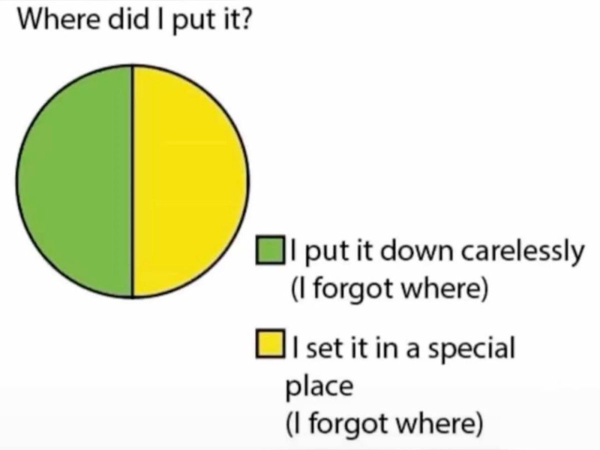
#> input picture Images/GscTiYF.jpeg, 1200 x 900 px (shown at 1/2 size); its folder holds only this picture in this run
$ python image_to_text_ocr.py
#> lines starting #> are read from the running program, lines starting #| are printed output that depends on the picture; after the words box and inside, x2 and y2 are one past the last pixel; in counts of white or black regions, pixels touching at a corner belong together
import os
import cv2
import pytesseract
from PIL import Image
import numpy as np


image_folder = "./Images"
output_folder = "./results"
os.makedirs(output_folder, exist_ok=True)

print(f"\nReading images from: {image_folder}")
print(f"Saving text outputs to: {output_folder}\n")


for filename in os.listdir(image_folder):
    if filename.lower().endswith((".png", ".jpg", ".jpeg")):
        image_path = os.path.join(image_folder, filename)
        print(f"Processing: {filename}")

        # Load and preprocess image
        image = cv2.imread(image_path)
#> image is the input picture: shape (900, 1200, 3); mean B, G, R 212.1, 236.1, 232.9
        if image is None:
            print(f"Could not open image: {filename}")
            continue

        gray = cv2.cvtColor(image, cv2.COLOR_BGR2GRAY)
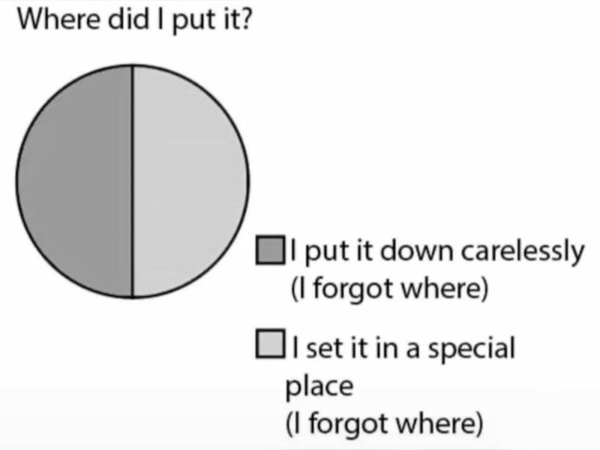
#> gray: shape (900, 1200) (shown at 1/2 size); min 0, max 255, mean 232.4
        gray = cv2.resize(gray, None, fx=2, fy=2, interpolation=cv2.INTER_LINEAR)
#> gray: shape (1800, 2400)
        gray = cv2.threshold(gray, 0, 255, cv2.THRESH_BINARY + cv2.THRESH_OTSU)[1]
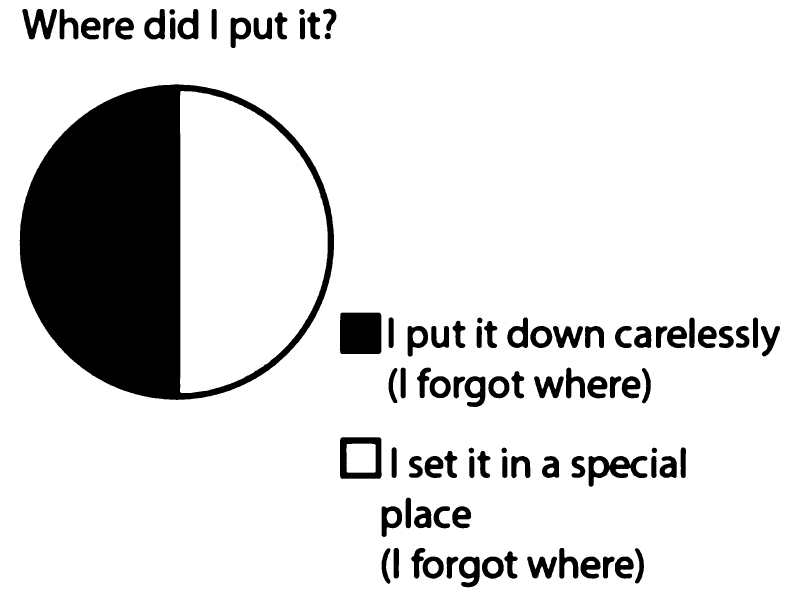
#> gray: shape (1800, 2400) (shown at 1/3 size); 86.6% white; 92 black regions, largest, box (x1, y1, x2, y2) and area: (59, 253, 1002, 1200) 386780, (1020, 938, 1144, 1062) 15300, (1020, 1312, 1145, 1437) 7786
        rgb = cv2.cvtColor(gray, cv2.COLOR_GRAY2RGB)
        pil_img = Image.fromarray(rgb)

        # OCR
#> (the run stopped early here; a loop or call above may not have finished)

$ run again, on Images/sample_image2.jpg
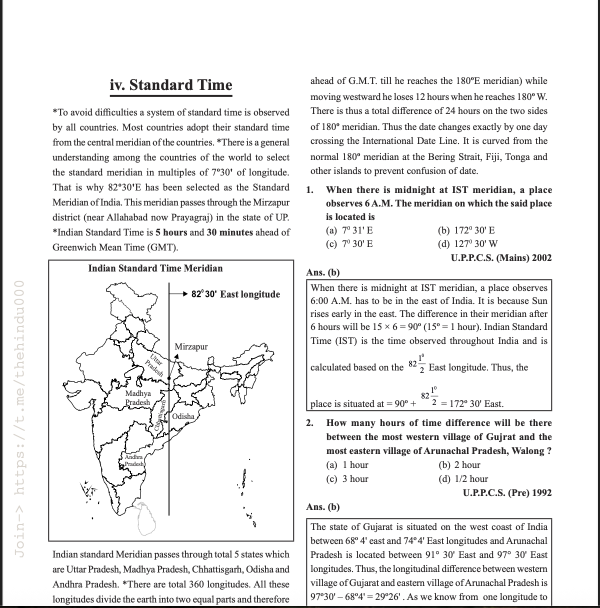
#> input picture Images/sample_image2.jpg, 1200 x 1216 px (shown at 1/2 size)
#> image is the input picture: shape (1216, 1200, 3); mean B, G, R 236.4, 236.4, 236.5
#> `gray = cv2.resize(gray, None, fx=2, fy=2, interpolation=cv2.INTER_LINE..`:
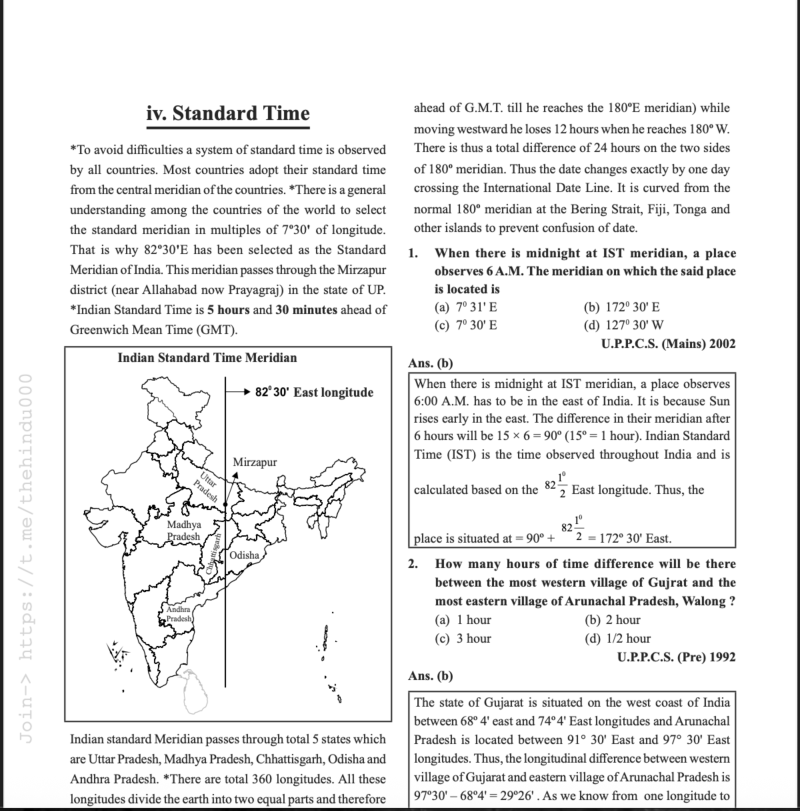
#> gray: shape (2432, 2400) (shown at 1/3 size); min 0, max 255, mean 236.4
#> `gray = cv2.threshold(gray, 0, 255, cv2.THRESH_BINARY + cv2.THRESH_OTSU..`:
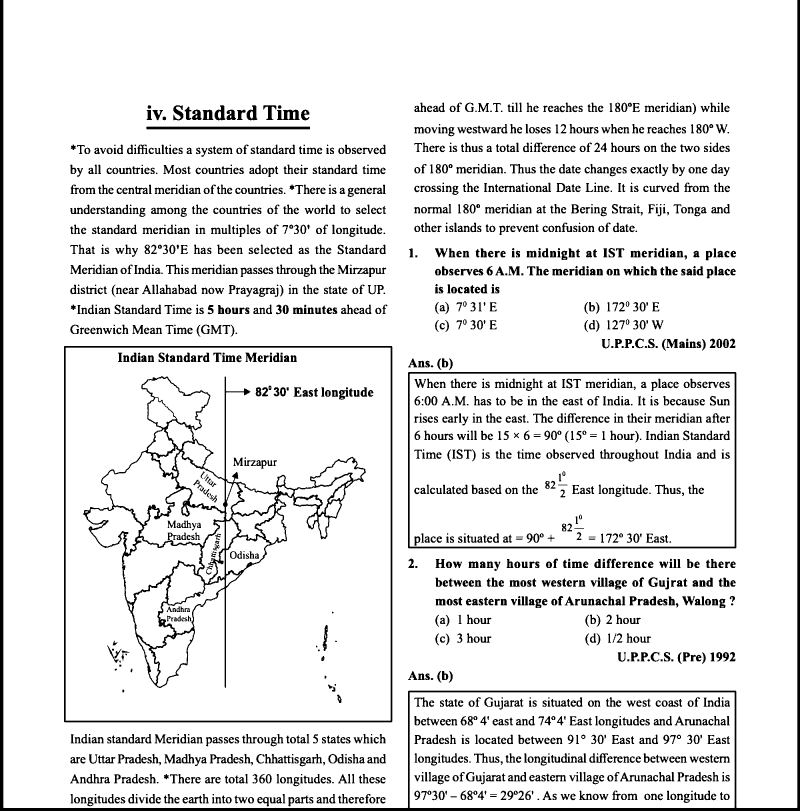
#> gray: shape (2432, 2400) (shown at 1/3 size); 90.7% white; 2096 black regions (148 under 20 px), largest, box (x1, y1, x2, y2) and area: (0, 0, 2400, 2432) 71228, (250, 1129, 1097, 2064) 48071, (192, 1038, 1177, 2167) 21032
